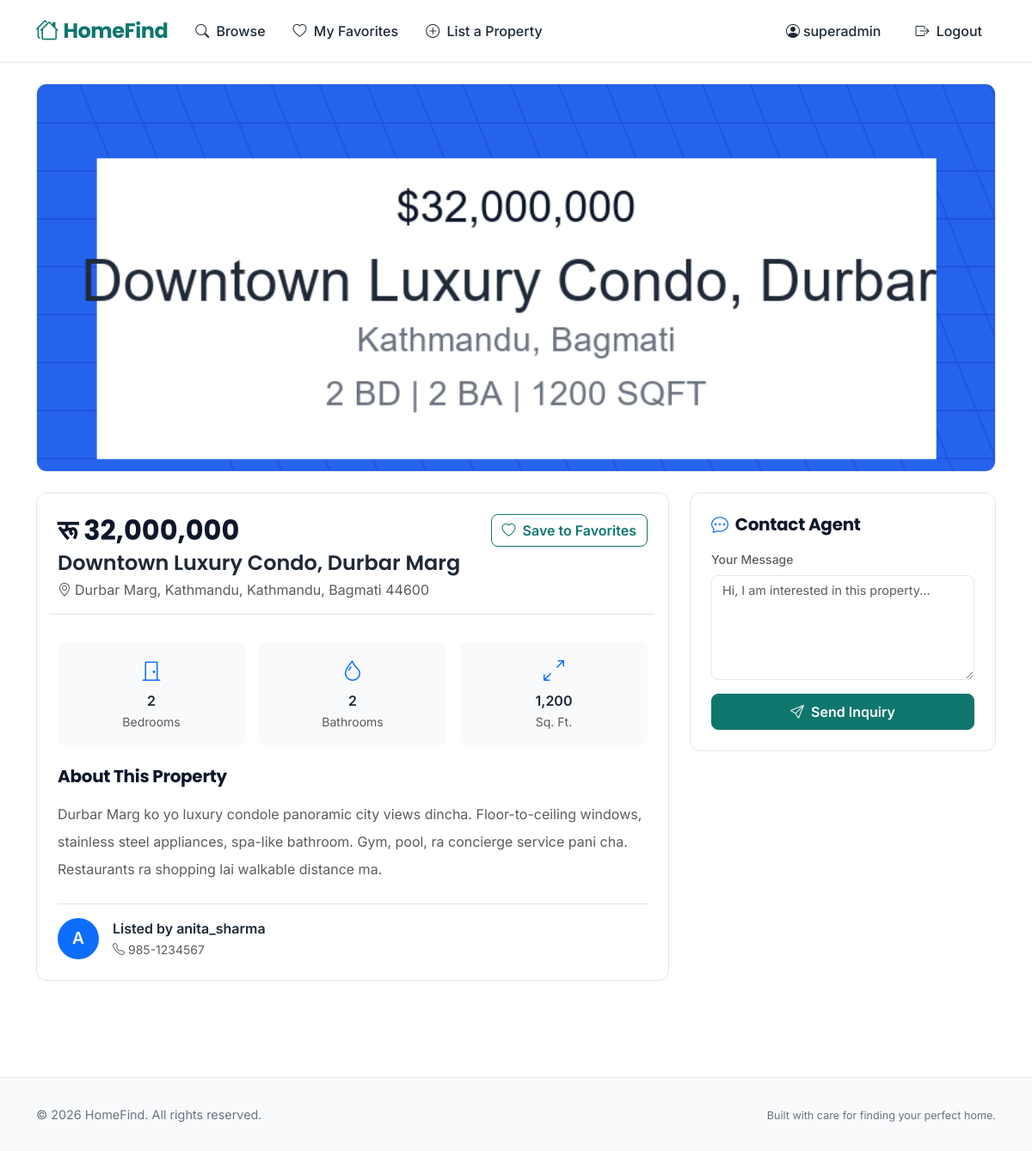
Page /listing/8/ (signed in) on the committed database.
### listings/models.py (models this page shows, shortened)
class ListingImage(models.Model):
    listing = models.ForeignKey(Listing, on_delete=models.CASCADE)
    image = models.ImageField(upload_to='listings/')
    uploaded_at = models.DateTimeField(auto_now_add=True)

class Listing(models.Model):
    agent = models.ForeignKey(Agent, on_delete=models.CASCADE)
    property_type = models.ForeignKey(PropertyType, on_delete=models.CASCADE)
    title = models.CharField(max_length=200)
    description = models.TextField(blank=True)
    price = models.DecimalField(max_digits=10, decimal_places=2)
    bedrooms = models.IntegerField()
    bathrooms = models.IntegerField()
    square_feet = models.IntegerField()
    address = models.CharField(max_length=200)
    city = models.CharField(max_length=200)
    state = models.CharField(max_length=200)
    zip_code = models.CharField(max_length=10)
    created_at = models.DateTimeField(auto_now_add=True)

class Agent(models.Model):
    user = models.OneToOneField(User, on_delete=models.CASCADE)
    phone = models.CharField(max_length=15)
    bio = models.TextField(blank=True)
    created_at = models.DateTimeField(auto_now_add=True)

### listings/views.py (the view)
# urls.py: path('listing/<int:pk>/', views.listing_detail, name='listing_detail'),
@login_required
def listing_detail(request, pk):
    listing = get_object_or_404(Listing, pk=pk)
    images = listing.listingimage_set.all()
    if request.method == 'POST':
        form = InquiryForm(request.POST)
        if form.is_valid():
            inquiry = form.save(commit=False)
            inquiry.listing = listing
            inquiry.user = request.user
            inquiry.save()
            messages.success(request, 'Your inquiry has been sent.')
            return redirect('listing_detail', pk=listing.pk)
    else:
        form = InquiryForm()
    return render(request, 'listings/listing_detail.html', {
        'listing': listing,
        'images': images,
        'form': form,
    })

### listings/forms.py
class InquiryForm(forms.ModelForm):
    class Meta:
        model = Inquiry
        fields = ['message']
        widgets = {
            'message': forms.Textarea(attrs={'class': 'form-control', 'rows': 5, 'placeholder': 'Hi, I am interested in this property...'}),
        }

### templates/listings/listing_detail.html (shortened to what this page needs)
{% extends 'listings/base.html' %}
{% load humanize %}
{% block content %}
<div class="container py-4">
    {% with images=listing.listingimage_set.all %}
    <div class="card-custom overflow-hidden mb-4">
        {% if images %}
        <div class="position-relative" style="background: #F3F4F6;">
            <img id="mainImage" src="{{ images.first.image.url }}" alt="{{ listing.title }}" class="w-100" style="max-height: 450px; object-fit: cover;">
        </div>
        {% endif %}
    </div>
    <div class="row g-4">
        <div class="col-lg-8">
            <div class="card-custom p-4 mb-4">
                <div class="d-flex justify-content-between align-items-start flex-wrap gap-2">
                    <div>
                        <h1 class="price-text h2 mb-1">रू {{ listing.price|floatformat:0|intcomma }}</h1>
                        <h4 class="fw-semibold mb-1">{{ listing.title }}</h4>
                        <p class="text-muted mb-0"><i class="bi bi-geo-alt me-1"></i>{{ listing.address }}, {{ listing.city }}, {{ listing.state }} {{ listing.zip_code }}</p>
                    </div>
                    <div class="d-flex gap-2">
                        {% if user.is_authenticated %}
                        <a href="{% url 'toggle_favorite' listing.pk %}" class="btn btn-outline-primary">
                            <i class="bi bi-heart me-1"></i> Save to Favorites
                        </a>
                        {% endif %}
                    </div>
                </div>
                <div class="row g-3 mt-3 pt-3 border-top">
                    <div class="col-4 text-center">
                        <div class="bg-light rounded-3 p-3">
                            <i class="bi bi-door-closed fs-4 text-primary"></i>
                            <p class="fw-semibold mb-0 mt-1">{{ listing.bedrooms }}</p>
                            <small class="text-muted">Bedrooms</small>
                        </div>
                    </div>
                    <div class="col-4 text-center">
                        <div class="bg-light rounded-3 p-3">
                            <i class="bi bi-droplet fs-4 text-primary"></i>
                            <p class="fw-semibold mb-0 mt-1">{{ listing.bathrooms }}</p>
                            <small class="text-muted">Bathrooms</small>
                        </div>
                    </div>
                    <div class="col-4 text-center">
                        <div class="bg-light rounded-3 p-3">
                            <i class="bi bi-arrows-angle-expand fs-4 text-primary"></i>
                            <p class="fw-semibold mb-0 mt-1">{{ listing.square_feet|intcomma }}</p>
                            <small class="text-muted">Sq. Ft.</small>
                        </div>
                    </div>
                </div>
                <div class="mt-4">
                    <h5 class="section-title h5 mb-3">About This Property</h5>
                    <p class="text-muted lh-lg" style="line-height: 1.8;">{{ listing.description|linebreaksbr }}</p>
                </div>
                <div class="mt-4 pt-3 border-top">
                    <div class="d-flex align-items-center gap-3">
                        <div class="bg-primary text-white rounded-circle d-flex align-items-center justify-content-center" style="width: 48px; height: 48px; font-weight: 600; font-size: 1.2rem;">
                            {{ listing.agent.user.username|first|upper }}
                        </div>
                        <div>
                            <p class="fw-semibold mb-0">Listed by {{ listing.agent.user.username }}</p>
                            <small class="text-muted"><i class="bi bi-telephone me-1"></i>{{ listing.agent.phone }}</small>
                        </div>
                    </div>
                </div>
            </div>
        </div>
        <div class="col-lg-4">
            <div class="card-custom p-4 sticky-sidebar">
                <h5 class="section-title h5 mb-3"><i class="bi bi-chat-dots me-2 text-primary"></i>Contact Agent</h5>
                <form method="post">
                    <div class="mb-3">
                        <label class="form-label small fw-medium text-muted">Your Message</label>
                        {{ form.message }}
                    </div>
                    <button type="submit" class="btn btn-primary w-100 py-2"><i class="bi bi-send me-1"></i> Send Inquiry</button>
                </form>
            </div>
        </div>
    </div>
    {% endwith %}
</div>
{% endblock %}

### templates/listings/base.html (shortened to what this page needs)
<!DOCTYPE html>
{% load static %}
<html lang="en">
<head>
    <link href="https://cdn.jsdelivr.net/npm/bootstrap@5.3.2/dist/css/bootstrap.min.css" rel="stylesheet">
    <link rel="stylesheet" href="https://cdn.jsdelivr.net/npm/bootstrap-icons@1.11.3/font/bootstrap-icons.min.css">
</head>
<body>
    <nav class="navbar navbar-expand-lg sticky-top">
        <div class="container">
            <a class="navbar-brand d-flex align-items-center" href="{% url 'listing_list' %}">
                <i class="bi bi-houses"></i> HomeFind
            </a>
            <div class="collapse navbar-collapse" id="navbarNav">
                <ul class="navbar-nav me-auto">
                    <li class="nav-item">
                        <a class="nav-link" href="{% url 'listing_list' %}"><i class="bi bi-search me-1"></i> Browse</a>
                    </li>
                    {% if user.is_authenticated %}
                    <li class="nav-item">
                        <a class="nav-link" href="{% url 'my_favorites' %}"><i class="bi bi-heart me-1"></i> My Favorites</a>
                    </li>
                    <li class="nav-item">
                        <a class="nav-link" href="{% url 'create_listing' %}"><i class="bi bi-plus-circle me-1"></i> List a Property</a>
                    </li>
                    {% endif %}
                </ul>
                <ul class="navbar-nav">
                    {% if user.is_authenticated %}
                    <li class="nav-item d-flex align-items-center">
                        <span class="nav-link text-muted small me-2"><i class="bi bi-person-circle me-1"></i>{{ user.username }}</span>
                    </li>
                    <li class="nav-item">
                        <a class="nav-link text-danger" href="{% url 'logout' %}"><i class="bi bi-box-arrow-right me-1"></i> Logout</a>
                    </li>
                    {% endif %}
                </ul>
            </div>
        </div>
    </nav>
    {% block content %}{% endblock %}
    <footer>
        <div class="container">
            <div class="row align-items-center">
                <div class="col-md-6">
                    <p class="mb-0">&copy; {% now "Y" %} HomeFind. All rights reserved.</p>
                </div>
                <div class="col-md-6 text-md-end">
                    <span class="small">Built with care for finding your perfect home.</span>
                </div>
            </div>
        </div>
    </footer>
</body>
</html>

### templates/listings/base.html (style rules this page uses)
:root { --primary: #0F766E; --primary-dark: #0D5E57; --primary-light: #14B8A6; --text: #1F2937; --text-muted: #6B7280; --border: #E5E7EB; --card-bg: #FFFFFF; --bg: #FFFFFF; --bg-alt: #F9FAFB; }
body { font-family: 'Inter', sans-serif; color: var(--text); background: var(--bg); }
h1, h2, h3, h4, h5, h6, .heading-font { font-family: 'Poppins', sans-serif; font-weight: 600; }
.navbar { background: var(--card-bg) !important; border-bottom: 1px solid var(--border); padding: 0.75rem 0; }
.navbar-brand { font-family: 'Poppins', sans-serif; font-weight: 700; font-size: 1.5rem; color: var(--primary) !important; letter-spacing: -0.5px; }
.navbar-brand i { font-size: 1.6rem; margin-right: 0.4rem; }
.nav-link { font-weight: 500; color: var(--text) !important; padding: 0.5rem 1rem !important; border-radius: 8px; transition: all 0.2s; }
.btn-primary { background: var(--primary) !important; border-color: var(--primary) !important; font-weight: 600; padding: 0.5rem 1.25rem; border-radius: 8px; transition: all 0.2s; }
.btn-outline-primary { border-color: var(--primary) !important; color: var(--primary) !important; font-weight: 600; border-radius: 8px; }
.card-custom { background: var(--card-bg); border: 1px solid var(--border); border-radius: 12px; transition: all 0.3s ease; }
footer { background: var(--bg-alt); border-top: 1px solid var(--border); padding: 2rem 0; margin-top: 4rem; color: var(--text-muted); font-size: 0.9rem; }
.price-text { font-family: 'Poppins', sans-serif; font-weight: 700; color: #0F172A; }
.section-title { font-family: 'Poppins', sans-serif; font-weight: 700; color: #0F172A; letter-spacing: -0.3px; }

### templates/listings/listing_detail.html (style rules this page uses)
.sticky-sidebar { position: sticky; top: 90px; }
.form-control { border: 1px solid var(--border); border-radius: 8px; font-size: 0.9rem; resize: vertical; }
label { font-size: 0.9rem; color: var(--text); }
.bg-light.rounded-3 { background: var(--bg-alt) !important; }

### rows in the picture
ListingImage: first.image (picture)
Listing: price "32,000,000", title "Downtown Luxury Condo, Durbar Marg", address "Durbar Marg, Kathmandu", city "Kathmandu", state "Bagmati", zip_code "44600", bedrooms "2", bathrooms "2", square_feet "1,200", description "Durbar Marg ko yo luxury condole panoramic city views dincha. Floor-to-ceiling windows, stainless steel appliances, spa-like bathroom. Gym, pool, ra concierge service pani cha. Restaurants ra shopping lai walkable distance ma.", agent.user.username|first "A", agent.user.username "anita_sharma", agent.phone "985-1234567"

### other values in the picture
{{ user.username }} "superadmin"
